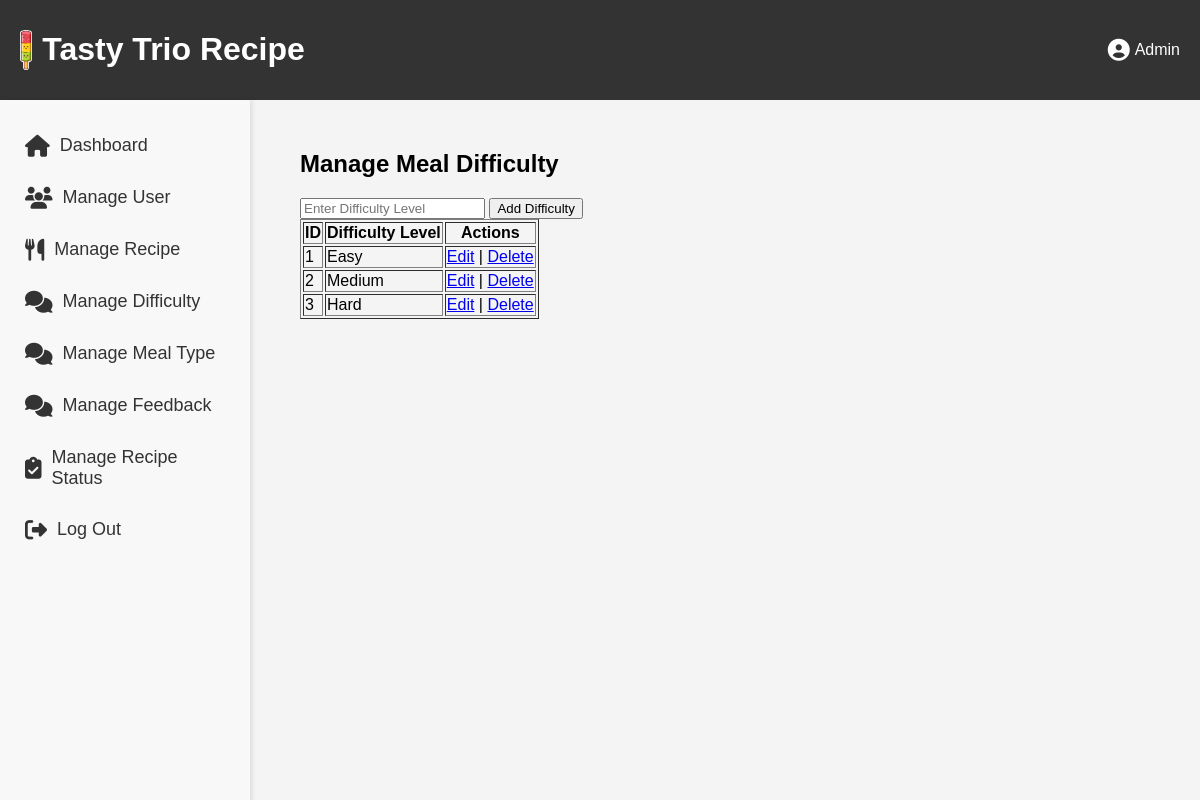
Page /manage_difficulty.php on the earlier database version.
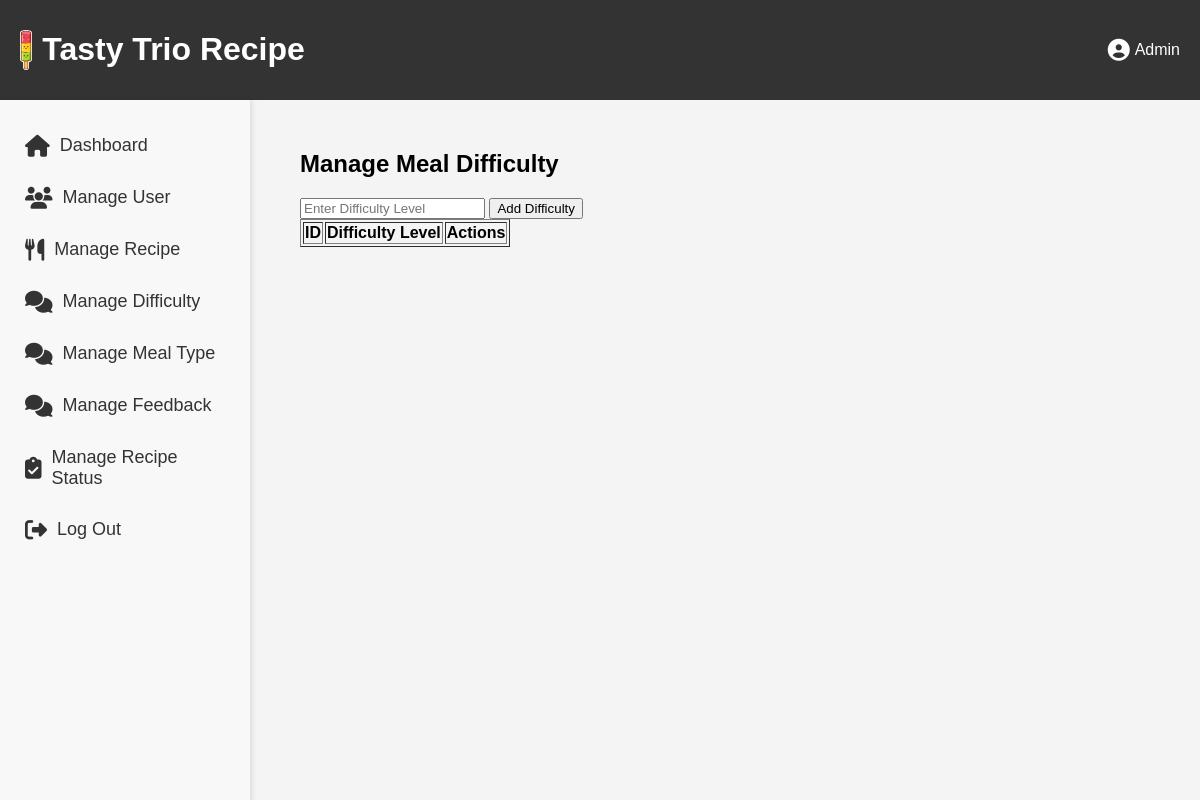
Same page on the later database version.
### tables this page shows
CREATE TABLE `meal_difficulty` (
  `diffID` int(11) NOT NULL,
  `mealDiff` varchar(255) NOT NULL
);

### manage_difficulty.php (the view, shortened to what this page needs)
<?php
include 'db.php';
$query = "SELECT * FROM meal_difficulty";
$result = mysqli_query($conn, $query);
?>
<!DOCTYPE html>
<html lang="en">
<head>
    <link rel="stylesheet" href="https://cdnjs.cloudflare.com/ajax/libs/font-awesome/6.4.2/css/all.min.css">
</head>
<body>
    <?php include('admin_Side_Nav.php'); ?>
    <div class="main-content">
        <h2>Manage Meal Difficulty</h2>
    <form action="add_difficulty.php" method="post">
        <input type="text" name="mealDiff" placeholder="Enter Difficulty Level" required>
        <button type="submit">Add Difficulty</button>
    </form>
    <table border="1">
        <tr>
            <th>ID</th>
            <th>Difficulty Level</th>
            <th>Actions</th>
        </tr>
        <?php while ($row = mysqli_fetch_assoc($result)) { ?>
        <tr>
            <td><?= $row['diffID'] ?></td>
            <td><?= $row['mealDiff'] ?></td>
            <td>
                <a href="edit_difficulty.php?edit=<?= $row['diffID'] ?>">Edit</a> |
                <a href="manage_difficulty.php?delete=<?= $row['diffID'] ?>" onclick="return confirm('Are you sure?');">Delete</a>
            </td>
        </tr>
        <?php } ?>
    </table>
    </div>
</body>
</html>

Differences in the rows shown:
removed meal_difficulty: diffID "1", mealDiff "Easy"
removed meal_difficulty: diffID "2", mealDiff "Medium"
removed meal_difficulty: diffID "3", mealDiff "Hard"
